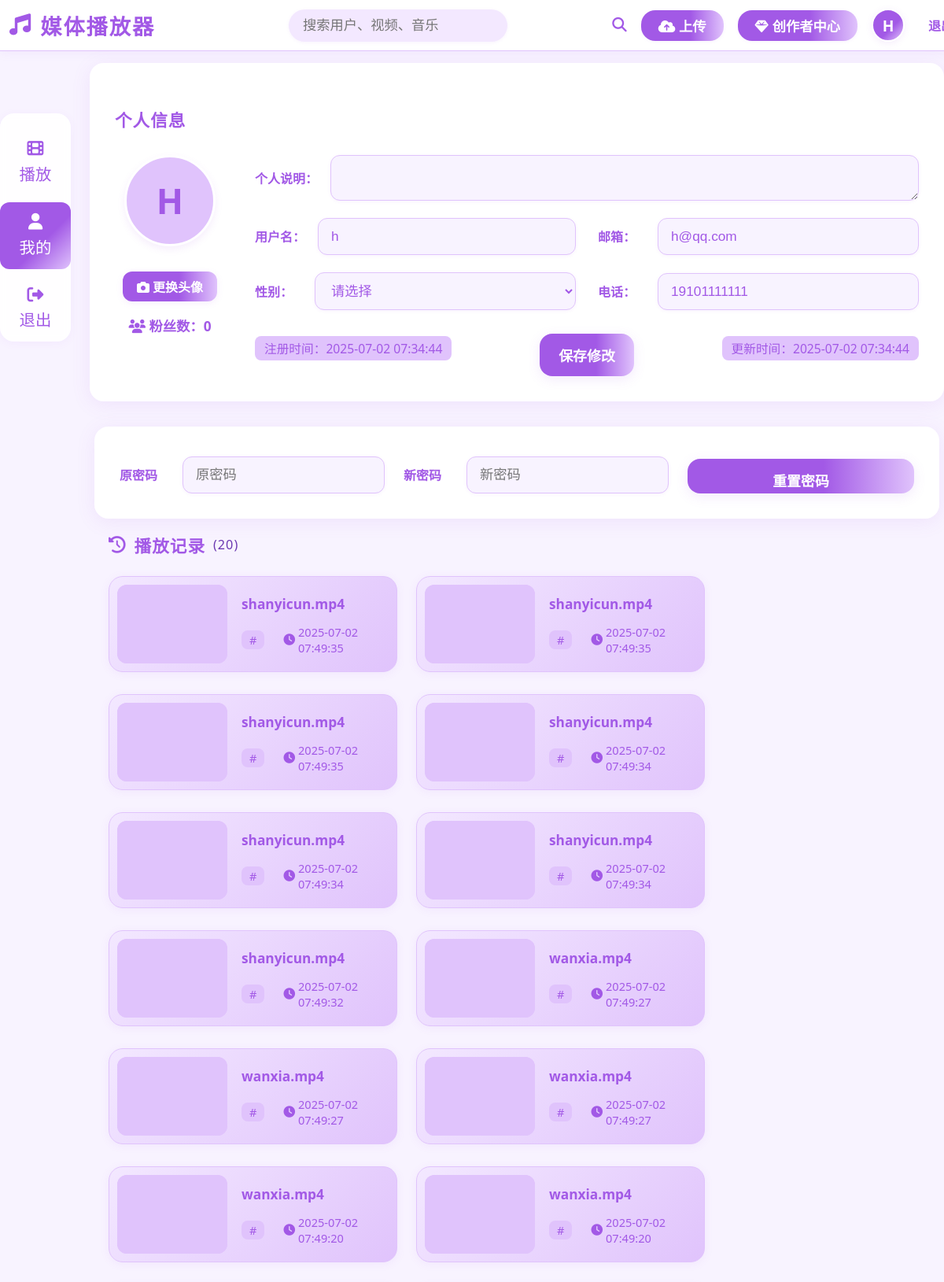
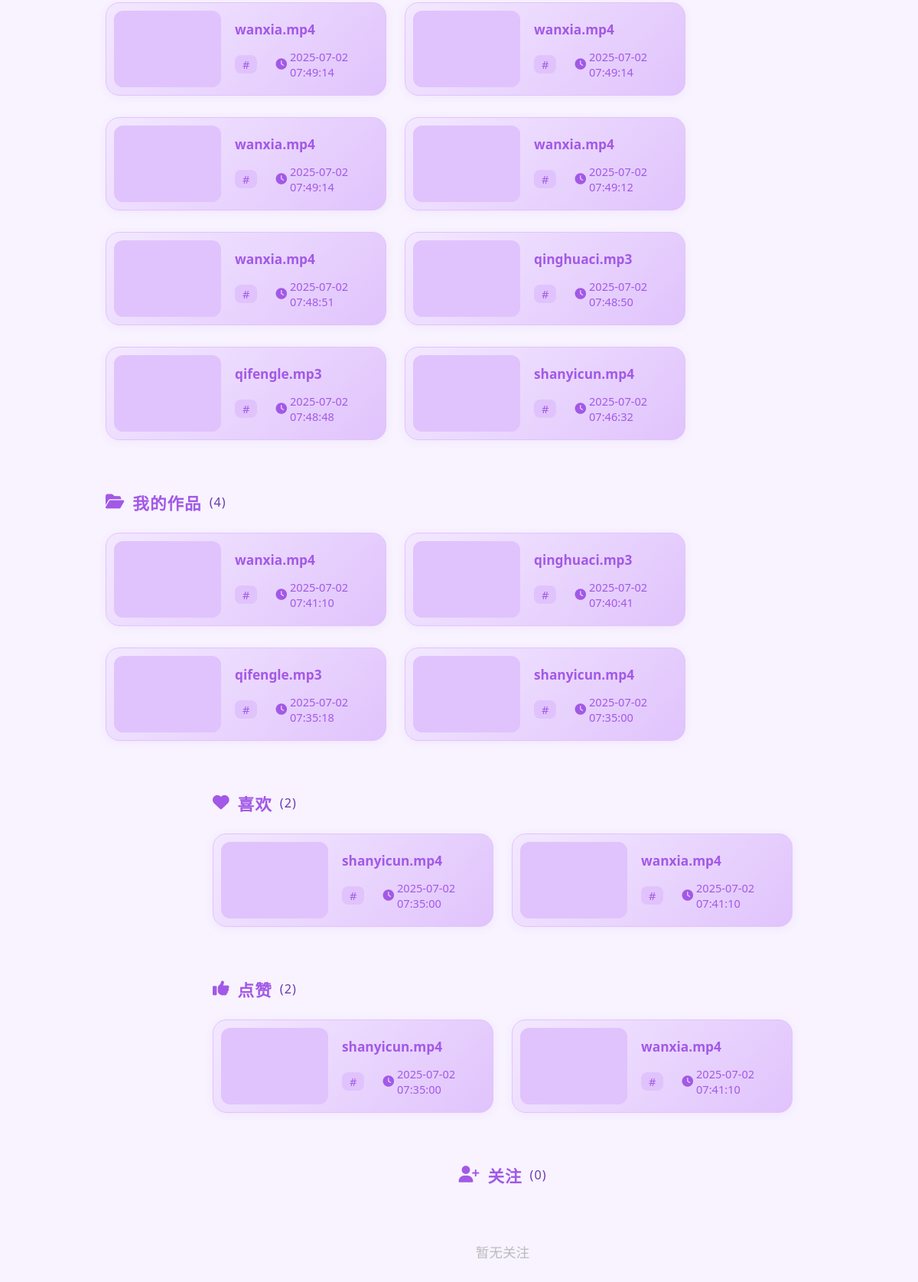
Screenshot of /user_center.php (signed in) with the database file from the repository (2 pictures, top to bottom).
### tables this page shows
CREATE TABLE users (
        id INTEGER PRIMARY KEY AUTOINCREMENT,
        avatar_url TEXT,
        username TEXT NOT NULL UNIQUE,
        password TEXT NOT NULL,
        bio TEXT,
        email TEXT UNIQUE,
        gender TEXT,
        phone TEXT,
        create_date DATETIME DEFAULT CURRENT_TIMESTAMP,
        created_at DATETIME DEFAULT CURRENT_TIMESTAMP,
        updated_at DATETIME DEFAULT CURRENT_TIMESTAMP
    );

CREATE TABLE media (
        id INTEGER PRIMARY KEY AUTOINCREMENT,
        media_url TEXT NOT NULL,
        creator_id INTEGER NOT NULL,
        description TEXT,
        media_type TEXT,
        tags TEXT,
        created_at DATETIME DEFAULT CURRENT_TIMESTAMP,
        FOREIGN KEY (creator_id) REFERENCES users(id)
    );

### user_center.php (the view, shortened to what this page needs)
<?php
$db = new SQLite3(__DIR__ . '/ntbfq.sqlite');
$user_id = $_SESSION['user_id'];
$user = $db->querySingle("SELECT * FROM users WHERE id = $user_id", true);
$avatar_url = $user['avatar_url'] ?? '';
$username = $user['username'] ?? '';
$email = $user['email'] ?? '';
$phone = $user['phone'] ?? '';
$bio = $user['bio'] ?? '';
$create_date = $user['create_date'] ?? $user['created_at'] ?? '';
$update_date = $user['updated_at'] ?? '';
$play_records = [];
$play_stmt = $db->prepare('SELECT pr.created_at as played_at, m.media_url, m.description, m.tags, m.media_type, m.id as media_id FROM play_records pr JOIN media m ON pr.media_id = m.id WHERE pr.user_id = :uid ORDER BY pr.created_at DESC LIMIT 20');
$play_stmt->bindValue(':uid', $user_id, SQLITE3_INTEGER);
$play_res = $play_stmt->execute();
while ($row = $play_res->fetchArray(SQLITE3_ASSOC)) {
    $play_records[] = $row;
}
?>
<!DOCTYPE html>
<html lang="zh-CN">
<head>
    <link rel="stylesheet" href="https://cdnjs.cloudflare.com/ajax/libs/font-awesome/6.4.2/css/all.min.css">
</head>
<body style="background:#f8f3ff;min-height:100vh;">
    <div class="dy-pc-header">
        <div class="dy-pc-logo"><i class="fa-solid fa-music"></i> 媒体播放器</div>
        <div class="dy-pc-search">
            <input type="text" placeholder="搜索用户、视频、音乐" />
            <i class="fa-solid fa-search search-icon"></i>
        </div>
        <div class="dy-pc-header-actions">
            <button class="dy-pc-header-btn" id="upload-btn"><i class="fa-solid fa-cloud-arrow-up"></i> 上传</button>
            <button class="dy-pc-header-btn"><i class="fa-solid fa-gem"></i> 创作者中心</button>
            <span class="dy-pc-avatar"><?= htmlspecialchars(strtoupper(mb_substr($username, 0, 1, 'UTF-8'))) ?></span>
            <a href="logout.php" class="dy-pc-login">退出</a>
        </div>
    </div>
    <div class="dy-pc-main">
        <div class="dy-pc-sidenav">
            <a class="dy-pc-sidenav-item" href="index.php"><i class="fa-solid fa-film"></i><span>播放</span></a>
            <a class="dy-pc-sidenav-item active" href="user_center.php" style="cursor:pointer;"><i class="fa-solid fa-user"></i><span>我的</span></a>
            <a href="logout.php" class="dy-pc-sidenav-item" style="color:#a259e6;"><i class="fa-solid fa-sign-out-alt"></i><span>退出</span></a>
        </div>
        <div class="dy-pc-center" id="main-content">
            <div class="uc-flex-layout uc-3col-layout">
                <div class="uc-detail-card" style="max-width:1545px;width:100%;margin:0 auto;align-items:stretch;">
                    <h2>个人信息</h2>
                    <div class="uc-info-flex-wrap">
                        <div class="uc-info-avatar-side">
                            <?php if ($avatar_url): ?>
                                <img src="<?= htmlspecialchars($avatar_url) ?>" class="uc-avatar-img" alt="头像">
                            <?php else: ?>
                                <span class="uc-avatar-img-empty">
                                    <?= htmlspecialchars(strtoupper(mb_substr($username, 0, 1, 'UTF-8'))) ?>
                                </span>
                            <?php endif; ?>
                            <form id="avatar-upload-form" enctype="multipart/form-data" method="post" style="margin:0;padding:0;">
                                <label for="avatar-input" class="uc-avatar-upload-btn"><i class="fa fa-camera"></i> 更换头像</label>
                            </form>
                            <?php
                            $fans_count = $db->querySingle("SELECT COUNT(*) FROM follows WHERE following_id = $user_id");
                            ?>
                            <div style="margin-top:18px;font-size:1.08em;color:#a259e6;font-weight:600;text-align:center;">
                                <i class="fa fa-users"></i> 粉丝数：<?= $fans_count ?>
                            </div>
                        </div>
                        <div class="uc-info-main-side">
                            <form method="post" enctype="multipart/form-data" class="uc-info-form uc-info-form-grid">
                                <div class="uc-form-row uc-form-row-bio">
                                    <label>个人说明：</label>
                                    <textarea name="bio" rows="2" maxlength="200" style="width:100%;resize:vertical;"><?= htmlspecialchars($bio) ?></textarea>
                                </div>
                                <div class="uc-form-row">
                                    <label>用户名：</label>
                                    <input type="text" name="username" value="<?= htmlspecialchars($username) ?>" maxlength="32" required>
                                </div>
                                <div class="uc-form-row">
                                    <label>邮箱：</label>
                                    <input type="email" name="email" value="<?= htmlspecialchars($email) ?>" maxlength="64">
                                </div>
                                <div class="uc-form-row">
                                    <label>性别：</label>
                                    <select name="gender">
                                        <option value="">请选择</option>
                                    </select>
                                </div>
                                <div class="uc-form-row">
                                    <label>电话：</label>
                                    <input type="text" name="phone" value="<?= htmlspecialchars($phone) ?>" maxlength="20">
                                </div>
                                <div style="display:flex;gap:18px;width:100%;justify-content:space-between;align-items:center;grid-column:1/span 2;">
                                    <span class="uc-regtime">注册时间：<?= htmlspecialchars($create_date) ?></span>
                                    <button type="submit" class="uc-save-btn" style="max-width:180px;min-width:120px;">保存修改</button>
                                    <span class="uc-updatetime">更新时间：<?= htmlspecialchars($update_date) ?></span>
                                </div>
                            </form>
                        </div>
                    </div>
                </div>
            </div>
            <div class="uc-detail-card" style="max-width:1545px;width:93%;align-items:center;margin:32px auto 0 auto;">
                <form method="post" class="uc-password-form uc-password-form-3col" style="max-width:1545px">
                    <div class="uc-form-row">
                        <label>原密码</label>
                        <input type="password" name="old_password" placeholder="原密码" required>
                    </div>
                    <div class="uc-form-row">
                        <label>新密码</label>
                        <input type="password" name="new_password" placeholder="新密码" required>
                    </div>
                    <button type="submit" class="uc-save-btn">重置密码</button>
                </form>
            </div>
            <div class="uc-history-section">
                <h2 class="uc-history-title"><i class="fa fa-history"></i> 播放记录 <span style="font-size:0.75em;color:#6b38b1;font-weight:400;">(<?= count($play_records) ?>)</span></h2>
                <div class="uc-history-list">
                    <?php if (empty($play_records)): ?>
                        <div class="uc-history-empty">暂无播放记录</div>
                    <?php else: ?>
                        <?php foreach ($play_records as $rec): ?>
                        <a class="uc-history-card" href="index.php?file=<?= urlencode(basename($rec['media_url'])) ?>" target="_blank">
                            <div class="uc-history-thumb-wrap">
                                <video class="uc-history-thumb" src="<?= htmlspecialchars($rec['media_url']) ?>" preload="metadata"></video>
                            </div>
                            <div class="uc-history-info">
                                <div class="uc-history-title-row">
                                    <span class="uc-history-video-title"><?= htmlspecialchars(basename($rec['media_url'])) ?></span>
                                </div>
                                <div class="uc-history-meta">
                                    <span class="uc-history-tags">#<?= htmlspecialchars($rec['tags']) ?></span>
                                    <span class="uc-history-time"><i class="fa fa-clock"></i> <?= htmlspecialchars($rec['played_at']) ?></span>
                                </div>
                            </div>
                        </a>
                        <?php endforeach; ?>
                    <?php endif; ?>
                </div>
            </div>
            <?php
            $my_works = [];
            $works_stmt = $db->prepare('SELECT id, media_url, description, tags, media_type, created_at FROM media WHERE creator_id = :uid ORDER BY created_at DESC LIMIT 20');
            $works_stmt->bindValue(':uid', $user_id, SQLITE3_INTEGER);
            $works_res = $works_stmt->execute();
            while ($row = $works_res->fetchArray(SQLITE3_ASSOC)) {
                $my_works[] = $row;
            }
            ?>
            <div class="uc-history-section">
                <h2 class="uc-history-title"><i class="fa fa-folder-open"></i> 我的作品 <span style="font-size:0.75em;color:#6b38b1;font-weight:400;">(<?= count($my_works) ?>)</span></h2>
                <div class="uc-history-list">
                    <?php if (empty($my_works)): ?>
                        <div class="uc-history-empty">暂无作品</div>
                    <?php else: ?>
                        <?php foreach ($my_works as $work): ?>
                        <a class="uc-history-card" href="index.php?file=<?= urlencode(basename($work['media_url'])) ?>" target="_blank">
                            <div class="uc-history-thumb-wrap">
                                <video class="uc-history-thumb" src="<?= htmlspecialchars($work['media_url']) ?>" preload="metadata"></video>
                            </div>
                            <div class="uc-history-info">
                                <div class="uc-history-title-row">
                                    <span class="uc-history-video-title"><?= htmlspecialchars(basename($work['media_url'])) ?></span>
                                </div>
                                <div class="uc-history-meta">
                                    <span class="uc-history-tags">#<?= htmlspecialchars($work['tags']) ?></span>
                                    <span class="uc-history-time"><i class="fa fa-clock"></i> <?= htmlspecialchars($work['created_at']) ?></span>
                                </div>
                            </div>
                        </a>
                        <?php endforeach; ?>
                    <?php endif; ?>
                </div>
            </div>
            <?php
            $fav_works = [];
            $fav_stmt = $db->prepare('SELECT m.id, m.media_url, m.description, m.tags, m.media_type, m.created_at FROM favorites f JOIN media m ON f.media_id = m.id WHERE f.user_id = :uid ORDER BY f.created_at DESC LIMIT 20');
            $fav_stmt->bindValue(':uid', $user_id, SQLITE3_INTEGER);
            $fav_res = $fav_stmt->execute();
            while ($row = $fav_res->fetchArray(SQLITE3_ASSOC)) {
                $fav_works[] = $row;
            }
            ?>
            <div class="uc-history-section">
                <h2 class="uc-history-title"><i class="fa fa-heart"></i> 喜欢 <span style="font-size:0.75em;color:#6b38b1;font-weight:400;">(<?= count($fav_works) ?>)</span></h2>
                <div class="uc-history-list">
                    <?php if (empty($fav_works)): ?>
                        <div class="uc-history-empty">暂无喜欢</div>
                    <?php else: ?>
                        <?php foreach ($fav_works as $fav): ?>
                        <a class="uc-history-card" href="index.php?file=<?= urlencode(basename($fav['media_url'])) ?>" target="_blank">
                            <div class="uc-history-thumb-wrap">
                                <video class="uc-history-thumb" src="<?= htmlspecialchars($fav['media_url']) ?>" preload="metadata"></video>
                            </div>
                            <div class="uc-history-info">
                                <div class="uc-history-title-row">
                                    <span class="uc-history-video-title"><?= htmlspecialchars(basename($fav['media_url'])) ?></span>
                                </div>
                                <div class="uc-history-meta">
                                    <span class="uc-history-tags">#<?= htmlspecialchars($fav['tags']) ?></span>
                                    <span class="uc-history-time"><i class="fa fa-clock"></i> <?= htmlspecialchars($fav['created_at']) ?></span>
                                </div>
                            </div>
                        </a>
                        <?php endforeach; ?>
                    <?php endif; ?>
                </div>
            </div>
            <?php
            $like_works = [];
            $like_stmt = $db->prepare('SELECT m.id, m.media_url, m.description, m.tags, m.media_type, m.created_at FROM likes l JOIN media m ON l.media_id = m.id WHERE l.user_id = :uid ORDER BY l.created_at DESC LIMIT 20');
            $like_stmt->bindValue(':uid', $user_id, SQLITE3_INTEGER);
            $like_res = $like_stmt->execute();
            while ($row = $like_res->fetchArray(SQLITE3_ASSOC)) {
                $like_works[] = $row;
            }
            ?>
            <div class="uc-history-section">
                <h2 class="uc-history-title"><i class="fa fa-thumbs-up"></i> 点赞 <span style="font-size:0.75em;color:#6b38b1;font-weight:400;">(<?= count($like_works) ?>)</span></h2>
                <div class="uc-history-list">
                    <?php if (empty($like_works)): ?>
                        <div class="uc-history-empty">暂无点赞</div>
                    <?php else: ?>
                        <?php foreach ($like_works as $like): ?>
                        <a class="uc-history-card" href="index.php?file=<?= urlencode(basename($like['media_url'])) ?>" target="_blank">
                            <div class="uc-history-thumb-wrap">
                                <video class="uc-history-thumb" src="<?= htmlspecialchars($like['media_url']) ?>" preload="metadata"></video>
                            </div>
                            <div class="uc-history-info">
                                <div class="uc-history-title-row">
                                    <span class="uc-history-video-title"><?= htmlspecialchars(basename($like['media_url'])) ?></span>
                                </div>
                                <div class="uc-history-meta">
                                    <span class="uc-history-tags">#<?= htmlspecialchars($like['tags']) ?></span>
                                    <span class="uc-history-time"><i class="fa fa-clock"></i> <?= htmlspecialchars($like['created_at']) ?></span>
                                </div>
                            </div>
                        </a>
                        <?php endforeach; ?>
                    <?php endif; ?>
                </div>
            </div>
            <?php
            $followings = [];
            ?>
            <div class="uc-history-section">
                <h2 class="uc-history-title"><i class="fa fa-user-plus"></i> 关注 <span style="font-size:0.75em;color:#6b38b1;font-weight:400;">(<?= count($followings) ?>)</span></h2>
                <div class="uc-history-list">
                    <?php if (empty($followings)): ?>
                        <div class="uc-history-empty">暂无关注</div>
                    <?php endif; ?>
                </div>
            </div>
        </div>
    </div>
</body>
</html>

### rows the page displays
users: username "H", username "h", email "h@qq.com", phone "19101111111", create_date "2025-07-02 07:34:44", updated_at "2025-07-02 07:34:44"
media: media_url "wanxia.mp4", created_at "2025-07-02 07:41:10"
media: media_url "qinghuaci.mp3", created_at "2025-07-02 07:40:41"
media: media_url "qifengle.mp3", created_at "2025-07-02 07:35:18"
media: media_url "shanyicun.mp4", created_at "2025-07-02 07:35:00"

### other values shown
$fans_count "0"
count($play_records) "20"
basename($rec['media_url']) "shanyicun.mp4"
$rec['played_at'] "2025-07-02 07:49:35"
$rec['played_at'] "2025-07-02 07:49:34"
$rec['played_at'] "2025-07-02 07:49:32"
basename($rec['media_url']) "wanxia.mp4"
$rec['played_at'] "2025-07-02 07:49:27"
$rec['played_at'] "2025-07-02 07:49:20"
$rec['played_at'] "2025-07-02 07:49:14"
$rec['played_at'] "2025-07-02 07:49:12"
$rec['played_at'] "2025-07-02 07:48:51"
basename($rec['media_url']) "qinghuaci.mp3"
$rec['played_at'] "2025-07-02 07:48:50"
basename($rec['media_url']) "qifengle.mp3"
